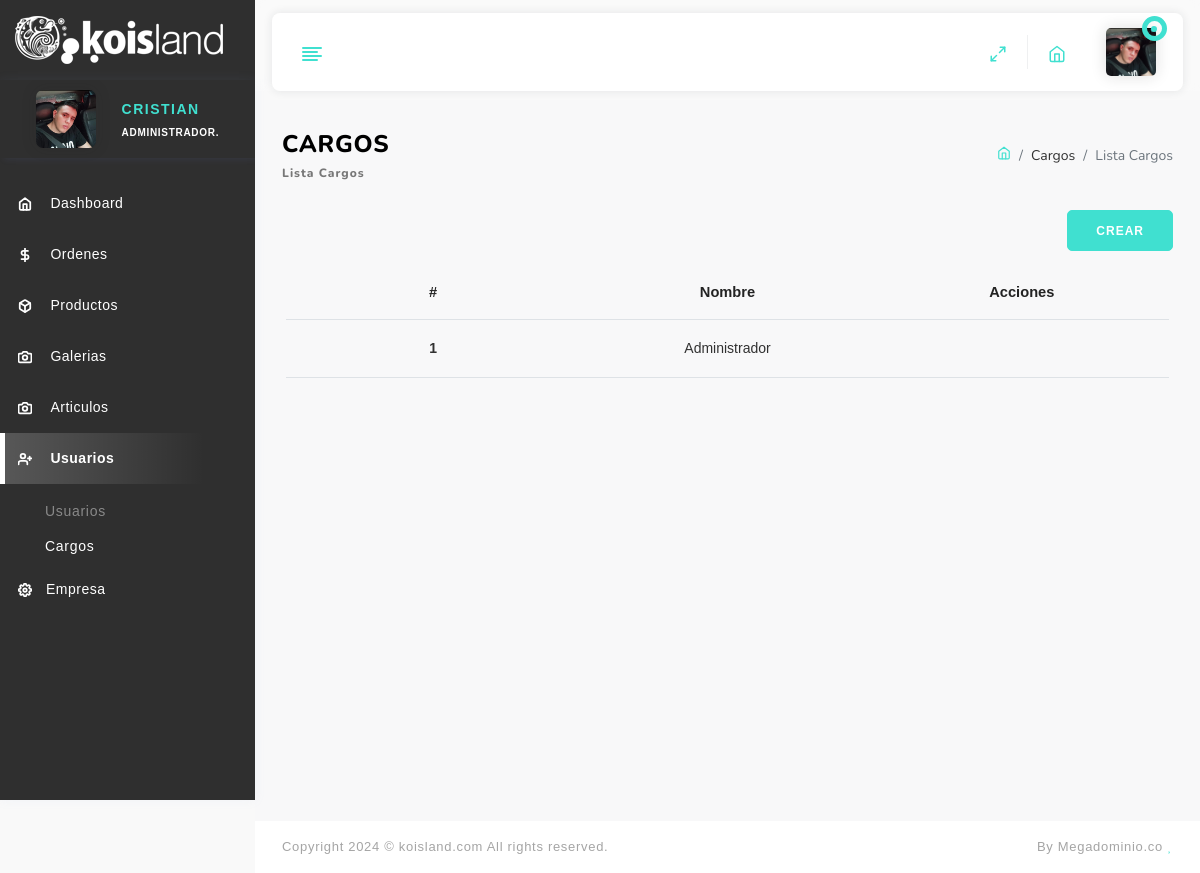
The page /usr/cargos/ (signed in) on the database as committed earlier.
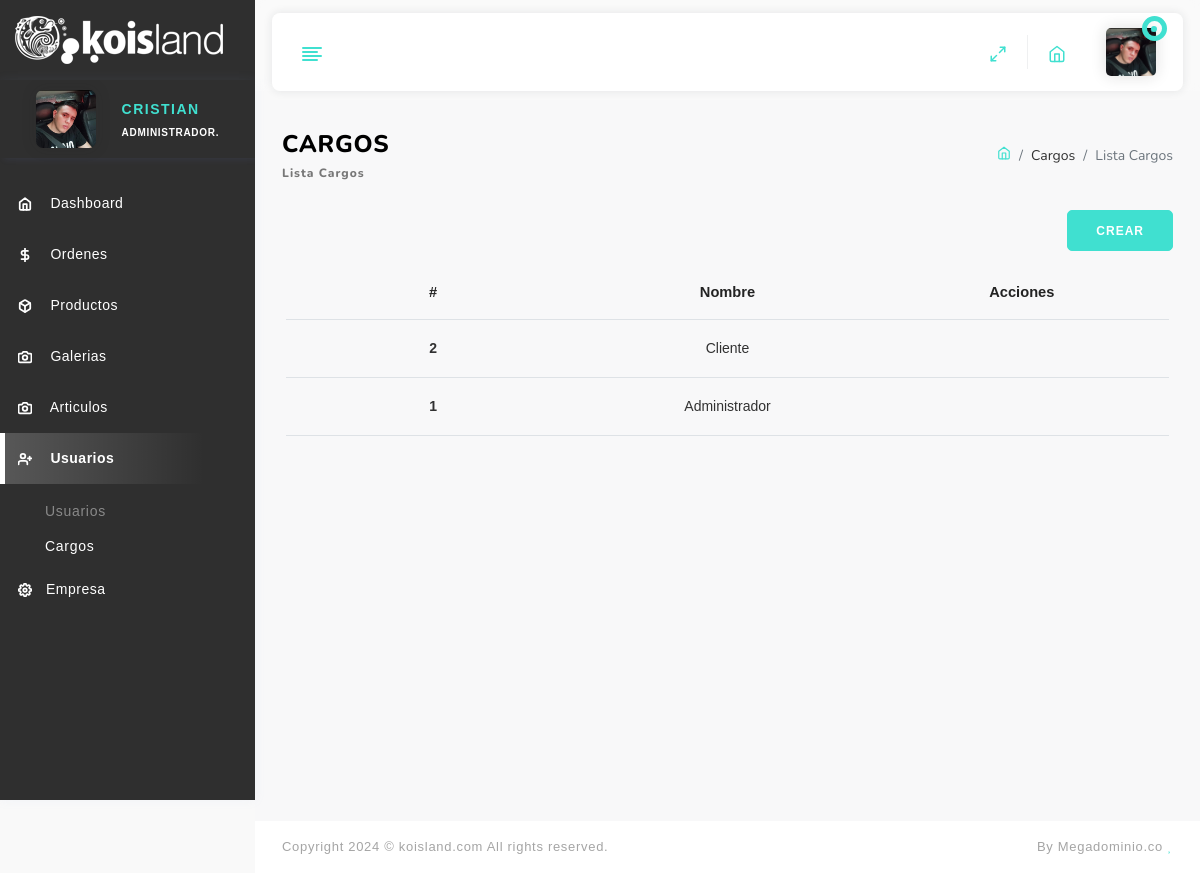
The same page on the database as committed later.
### usr/models.py (models this page shows)
class Cargo(ClaseModelo):
    nombre = models.CharField(max_length=250)
    def __str__(self):
        return '{}'.format(self.nombre)

### usr/views.py (the view)
# urls.py: path('cargos/', CargoListView.as_view(), name='cargo_list'),
class CargoListView(LoginRequiredMixin, ListView):
    login_url = 'bas:login'
    model = Cargo
    template_name = 'cargo_list.html'
    context_object_name = 'cargos'
    def get_queryset(self):
        return super().get_queryset().order_by('-id')

### app/context_processors.py (called while the page is built)
def empresa(request):
    emp = Empresa.objects.all().first()
    return {'emp': emp}

### usr/templates/cargo_list.html (shortened to what this page needs)
{% extends 'base/index.html' %}
{% load static %}
{% block content %}
<div class="container-fluid">
  <div class="page-header">
    <div class="row">
      <div class="col-lg-6">
        <div class="page-header-left">
          <h3>Cargos
            <small>Lista Cargos</small>
          </h3>
        </div>
      </div>
      <div class="col-lg-6">
        <ol class="breadcrumb pull-right">
          <li class="breadcrumb-item">
            <a href="/">
            </a>
          </li>
          <li class="breadcrumb-item">Cargos</li>
          <li class="breadcrumb-item active">Lista Cargos</li>
        </ol>
      </div>
    </div>
  </div>
  <div class="row">
    <div class="col-md-12 d-flex justify-content-end">
      <a href="{% url 'usr:crear_cargo' %}" class="btn btn-primary btn-sm">CREAR</a>
    </div>
  </div>
</div>
<div class="card-body">
  <div class="table-responsive table-desi">
    <table class="table all-package">
      <thead class="bg-secondary">
        <tr>
          <th>#</th>
          <th>Nombre</th>
          <th>Acciones</th>
        </tr>
      </thead>
      <tbody>
        {% for cargo in cargos %}
        <tr>
          <td>{{ cargo.id }}</td>
          <td>{{ cargo.nombre }}</td>
          <td>
            <a href="{% url 'usr:editar_cargo' cargo.pk %}">
              <i class="fa fa-edit" title="Edit"></i>
            </a>
            <a href="{% url 'usr:eliminar_cargo' cargo.pk %}">
              <i class="fa fa-trash text-danger" title="Delete"></i>
            </a>
          </td>
        </tr>
        {% endfor %}
      </tbody>
    </table>
  </div>
</div>
{% endblock %}

Rows that differ between the two databases and show on the page:
added Cargo: id "2", nombre "Cliente"
